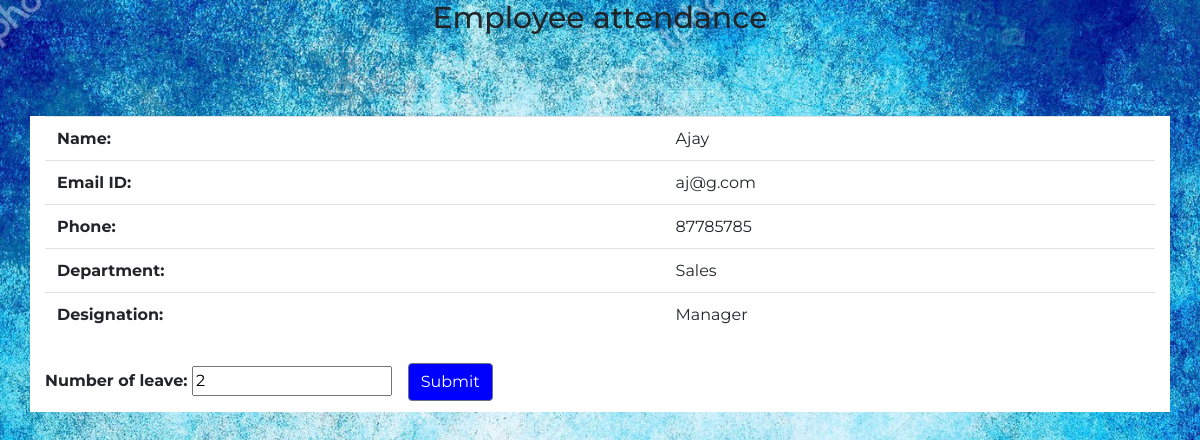
The app's page /showattendance.php?Employ_ID=1 (signed in) with its own data.
### tables this page shows
CREATE TABLE `attendance` (
  `attendance_ID` int(11) NOT NULL,
  `number` varchar(45) DEFAULT NULL,
  `addemploy_Employ_ID` int(11) NOT NULL
);

CREATE TABLE `addemploy` (
  `Employ_ID` int(11) NOT NULL,
  `fname` varchar(45) DEFAULT NULL,
  `mname` varchar(45) DEFAULT NULL,
  `lname` varchar(45) DEFAULT NULL,
  `qualify` varchar(45) DEFAULT NULL,
  `blood` varchar(45) DEFAULT NULL,
  `email` varchar(45) DEFAULT NULL,
  `phone` varchar(20) DEFAULT NULL,
  `exp` varchar(45) DEFAULT NULL,
  `department` varchar(45) DEFAULT NULL,
  `designation` varchar(45) DEFAULT NULL,
  `addr` varchar(45) DEFAULT NULL,
  `Password` varchar(45) NOT NULL,
  `MainRole` varchar(45) NOT NULL
);

### showattendance.php (the view, shortened to what this page needs)
<?php
include "configall.php";
include "bootstrap.php";
$stmt = $pdo->prepare("SELECT `addemploy`.*, `attendance`.*
FROM `addemploy`
	INNER JOIN `attendance` ON `attendance`.`addemploy_Employ_ID` = `addemploy`.`Employ_ID` WHERE `addemploy`.`Employ_ID`=:xyz");
$stmt->execute(array(":xyz" => $_GET['Employ_ID']));
$row = $stmt->fetch(PDO::FETCH_ASSOC);
$fn = htmlentities($row['fname']);
$em = htmlentities($row['email']);
$ph = htmlentities($row['phone']);
$lt = htmlentities($row['number']);
$dp = htmlentities($row['department']);
$ds = htmlentities($row['designation']);
?>
<!DOCTYPE html>
<html lang="en">
<head>
  <link rel="stylesheet" href="showattendance.css?v=<?php echo time(); ?>">
</head>
<body>
<div class="heading">
  <center><h2>Employee attendance</h2></center>
</div>
<br><br><br>
<div class="container">
  <table class="table table-hover">
    <tr>
      <th>Name:</th>
      <td><?= $fn ?></td>
    </tr>
    <tr>
      <th>Email ID:</th>
      <td><?= $em ?></td>
    </tr>
    <tr>
      <th>Phone:</th>
      <td><?= $ph ?></td>
    </tr>
    <tr>
      <th>Department:</th>
      <td><?= $dp ?></td>
    </tr>
    <tr>
      <th>Designation:</th>
      <td><?= $ds ?></td>
    </tr>
    <table>
      <tr>
        <form method="post" name="butt">
          <div class="btnleave">
            <label for="leave">Number of leave:     </label>
            <input type="number" name="leave" value="<?= $lt ?>" >
            <button class="btn btn-secondary" >Submit</button>
          </div>
      </tr>
    </table>
</div>
</body>
</html>

### showattendance.css (style rules this page uses)
body { background: url(bgImage7.jpg); margin:0; padding:0; background-size: cover; }
.heading h2 { font-size: 30px; }
body { font-family: 'Montserrat', sans-serif; font-weight: bold; }
.container { background-color: white; }
.btnleave button { background-color: blue; margin: 1%; }

### records on screen
attendance: addemploy_Employ_ID.fname "Ajay", addemploy_Employ_ID.email "aj@g.com", addemploy_Employ_ID.phone "87785785", addemploy_Employ_ID.department "Sales", addemploy_Employ_ID.designation "Manager", leave "2"
